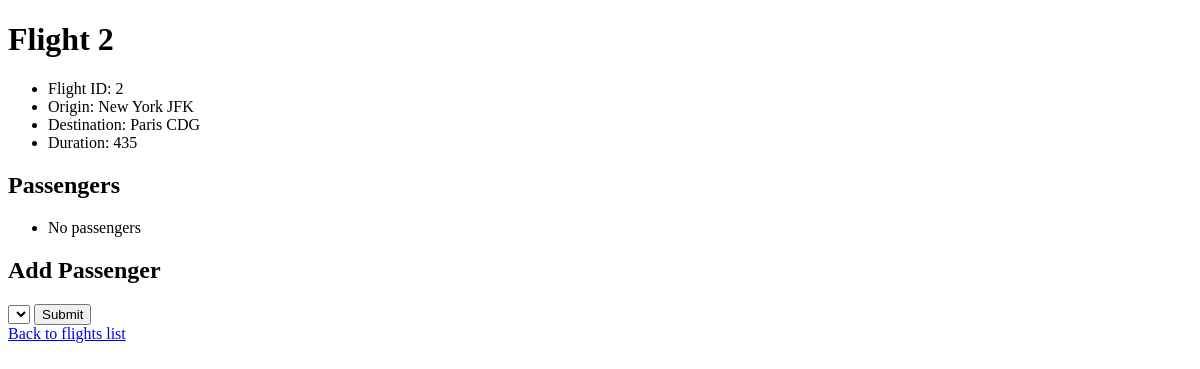
Page /flights/2 on the earlier database version.
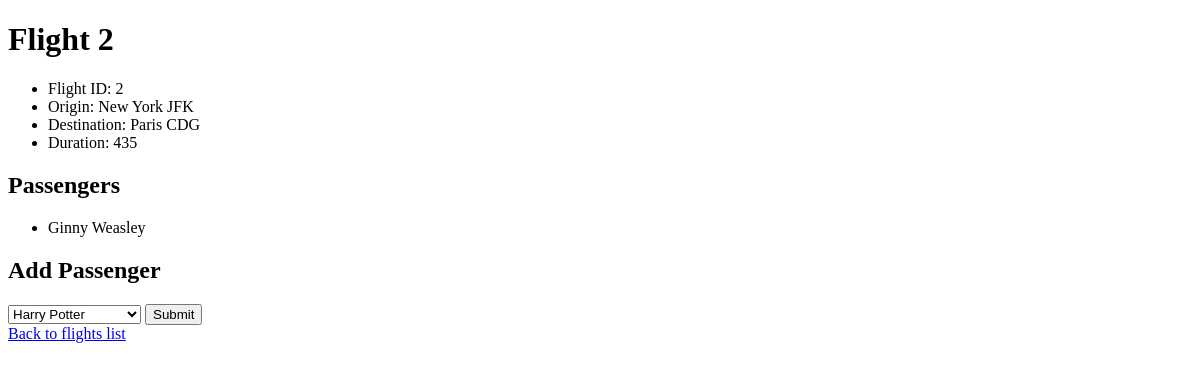
Same page on the later database version.
### flights/models.py (models this page shows)
class Passenger(models.Model):
    first = models.CharField(max_length=64)
    last = models.CharField(max_length=64)
    flights = models.ManyToManyField(Flight, blank=True, related_name="passenger")
    def __str__(self):
        return f"{self.first} {self.last}"

### flights/views.py (the view)
# urls.py: path("<int:flight_id>", views.flight, name="flight"),
def flight(request, flight_id):
    flight = Flight.objects.get(pk=flight_id)
    return render(request, "flights/flight.html",{
        "flight": flight,
        "passenger": flight.passenger.all(),
        "non_passenger": Passenger.objects.exclude(flights=flight).all()
    })

### flights/models.py (called while the page is built)
    def __str__(self):
        return f"{self.city} {self.code}"

### flights/templates/flights/flight.html (shortened to what this page needs)
{%extends "flights/layout.html"%}
{%block body%}
    <h1>Flight {{flight.id}}</h1>
    <ul>
        <li>Flight ID: {{ flight.id }}</li>
        <li>Origin: {{ flight.origin }}</li>
        <li>Destination: {{ flight.destination }}</li>
        <li>Duration: {{ flight.duration }}</li>
    </ul>
    <h2>Passengers</h2>
    <ul>
        {% for person in passenger %}
            <li>{{ person }}</li>
        {% empty %}
            <li>No passengers</li>
        {% endfor %}
    </ul>
    <h2>Add Passenger</h2>
    <form action="{% url 'book' flight.id %}" method="post">
        <select name="passenger">
            {% for person in non_passenger %}
                <option value="{{ person.id }}"> {{person}} </option>
            {% endfor %}
        </select>
        <input type="submit">
    </form>
    <a href="{% url 'index' %}">Back to flights list</a>
{%endblock%}

Differences in the rows shown:
added Passenger: first+last "Ginny Weasley"
Other differences:
form field passenger: (not shown) → "Harry Potter"
text no longer shown: "No passengers"
